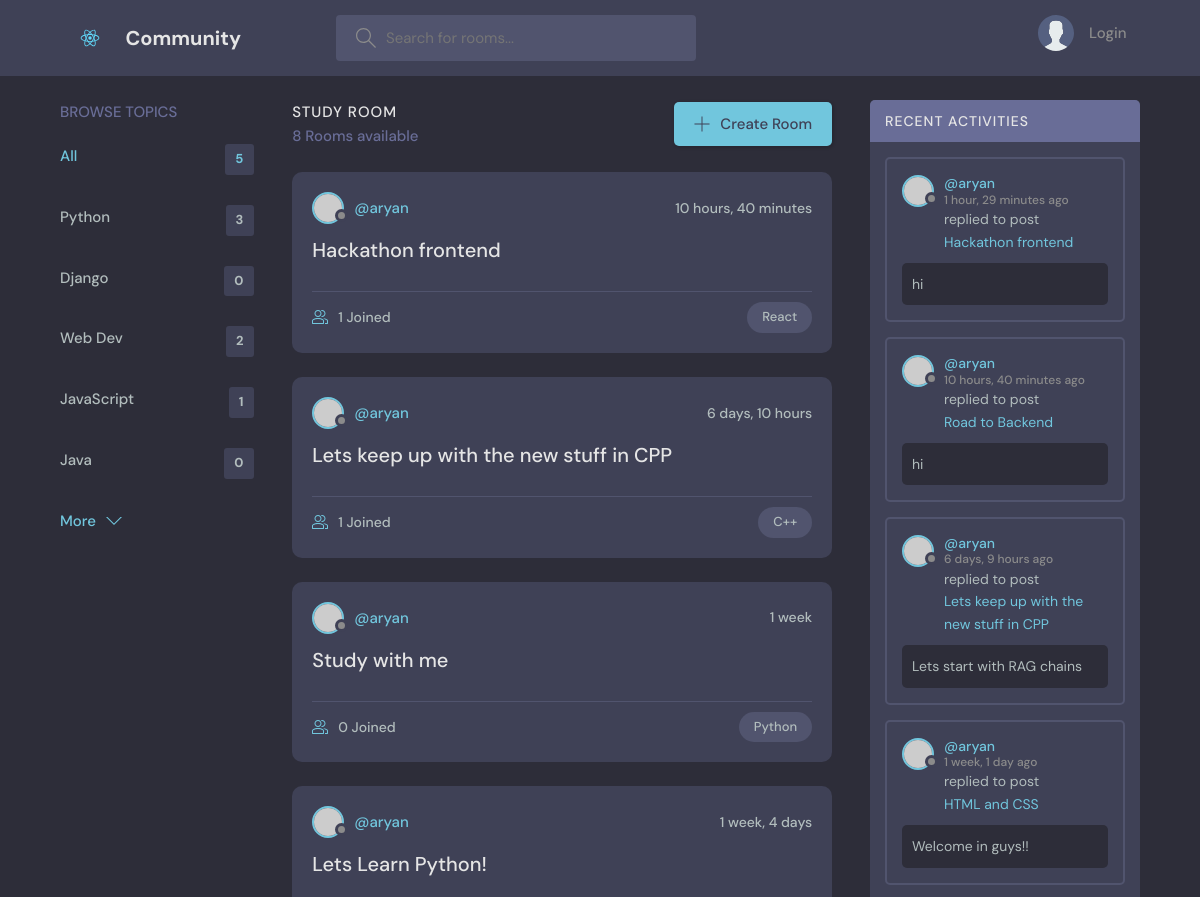
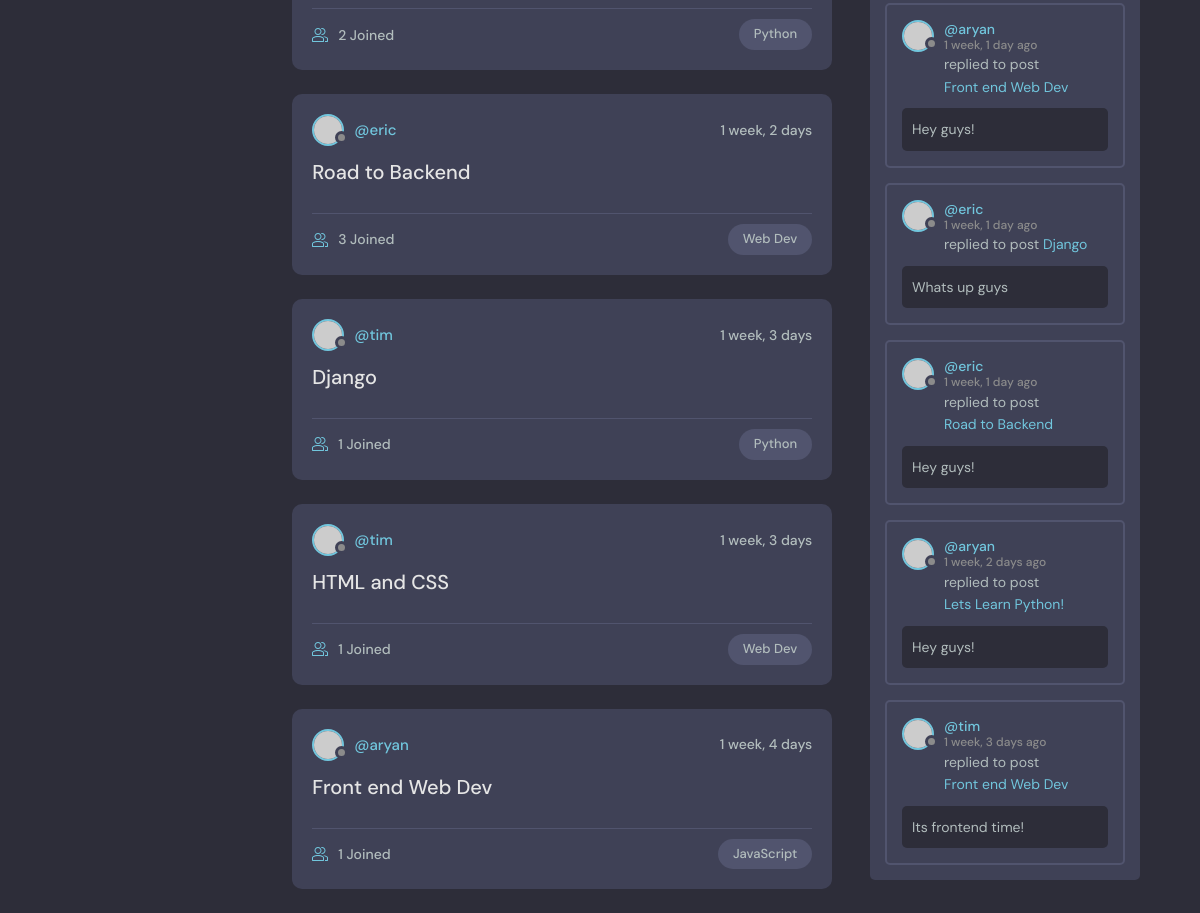
The page / on the database its author committed (2 pictures, top to bottom).
### base/models.py (models this page shows, shortened)
class Topic(models.Model):
    name = models.CharField(max_length=200)

class Room(models.Model):
    host = models.ForeignKey(User, on_delete=models.SET_NULL, null=True)
    topic = models.ForeignKey(Topic, on_delete=models.SET_NULL, null=True)
    name = models.CharField(max_length=200)
    description = models.TextField(null=True, blank=True) #can be null now
    participants = models.ManyToManyField(User, related_name='participants', blank=True)
    updated = models.DateTimeField(auto_now=True) # takes timestamp at every update
    created = models.DateTimeField(auto_now_add=True) # saves only the creation time stamp
    class Meta:
        ordering = ['-updated', '-created']
    def __str__(self):
        return self.name

class Message(models.Model):
    user = models.ForeignKey(User, on_delete=models.CASCADE)
    body = models.TextField()
    room = models.ForeignKey(Room, on_delete=models.CASCADE)
    updated = models.DateTimeField(auto_now=True) # takes timestamp at every update
    created = models.DateTimeField(auto_now_add=True) # saves only the creation time stamp# if room is deleted, all messages are deleted
    class Meta:
        ordering = ['-updated' ,'-created']
    def __str__(self):
        return self.body[0:50]

### base/views.py (the view)
# urls.py: path('', views.home, name = "home"),
def home(request):
    q = request.GET.get('q') if request.GET.get('q') != None else ''
    rooms = Room.objects.filter(
        Q(topic__name__icontains=q) |
        Q(name__icontains=q) |
        Q(description__icontains=q)
        )
    topics = Topic.objects.all()[0:5]
    room_count = rooms.count()
    room_messages = Message.objects.filter(Q(room__topic__name__icontains=q))
    context = {'rooms': rooms, 'topics': topics, 'room_count': room_count, 'room_messages': room_messages}
    return render(request, 'base/home.html', context)

### base/templates/base/home.html (shortened to what this page needs)
{% extends 'main.html' %}
{% block content %}
  <body>
    <main class="layout layout--3">
      <div class="container">
        {% include 'base/topics_component.html' %}
        <div class="roomList">
          <div class="roomList__header">
            <div>
              <h2>Study Room</h2>
              <p>{{ room_count }} Rooms available</p>
            </div>
            <a class="btn btn--main" href="{% url 'create-room' %}">
              <svg version="1.1" xmlns="http://www.w3.org/2000/svg" width="32" height="32" viewBox="0 0 32 32">
                <title>add</title>
                <path
                  d="M16.943 0.943h-1.885v14.115h-14.115v1.885h14.115v14.115h1.885v-14.115h14.115v-1.885h-14.115v-14.115z"
                ></path>
              </svg>
              Create Room
            </a>
          </div>
          {% include 'base/feed_component.html' %}
        </div>
        {% include 'base/activity_component.html' %}
      </div>
    </main>
{% endblock content %}

### base/templates/base/topics_component.html (shortened to what this page needs)
<div class="topics">
    <div class="topics__header">
      <h2>Browse Topics</h2>
    </div>
    <ul class="topics__list">
        <li>
            <a href="{% url 'home' %}" class="active">All <span>{{topics.count}}</span></a>
        </li>
        {% for topic in topics %}
        <li>
            <a href="{% url 'home' %}?q={{topic.name}}">{{topic.name}}<span>{{topic.room_set.all.count}}</span></a>
        </li>
        {% endfor %}
    </ul>
    <a class="btn btn--link" href="{% url 'topics' %}">
      More
      <svg version="1.1" xmlns="http://www.w3.org/2000/svg" width="32" height="32" viewBox="0 0 32 32">
        <title>chevron-down</title>
        <path d="M16 21l-13-13h-3l16 16 16-16h-3l-13 13z"></path>
      </svg>
    </a>
  </div>

### base/templates/base/feed_component.html (shortened to what this page needs)
{% for room in rooms %}
<div class="roomListRoom">
    <div class="roomListRoom__header">
      <a href="{% url 'user-profile' room.host.id %}" class="roomListRoom__author">
        <div class="avatar avatar--small">
          <img src="https://randomuser.me/api/portraits/women/11.jpg" />
        </div>
        <span>@{{room.host.username}}</span>
      </a>
      <div class="roomListRoom__actions">
        <span>{{room.created|timesince}}</span>
      </div>
    </div>
    <div class="roomListRoom__content">
      <a href="{% url 'room' room.id %}">{{room.name}}</a>
    </div>
    <div class="roomListRoom__meta">
      <a href="{% url 'room' room.id %}" class="roomListRoom__joined">
        {{room.participants.all.count}} Joined
      </a>
      <p class="roomListRoom__topic">{{room.topic.name}}</p>
    </div>
  </div>
  {% endfor %}

### base/templates/base/activity_component.html (shortened to what this page needs)
<div class="activities">
    <div class="activities__header">
      <h2>Recent Activities</h2>
    </div>
    {% for message in room_messages %}
    <div class="activities__box">
      <div class="activities__boxHeader roomListRoom__header">
        <a href="{% url 'user-profile' message.user.id %}" class="roomListRoom__author">
          <div class="avatar avatar--small">
            <img src="https://randomuser.me/api/portraits/women/11.jpg" />
          </div>
          <p>
            @{{message.user}}
            <span>{{message.created|timesince}} ago</span>
          </p>
        </a>
      </div>
      <div class="activities__boxContent">
        <p>replied to post <a href="{% url 'room' message.room.id %}">{{message.room}}</a></p>
        <div class="activities__boxRoomContent">
          {{message.body}}
        </div>
      </div>
    </div>
    {% endfor %}
  </div>

### static/styles/test.css (style rules this page uses)
* { box-sizing: border-box; margin: 0; padding: 0; }
body { font-family: 'Nunito', sans-serif; font-weight: 400; font-size: 100%; background: #2d2d39; color: #e5e5e5; }
*, html { --primaryGradient: linear-gradient(93.12deg, #581B98 0.52%, #9C1DE7 100%); --secondaryGradient: linear-gradient(268.91deg, #581B98 -2.14%, #9C1DE7 99.69%); --primaryBoxShadow: 0px 10px 15px rgba(0, 0, 0, 0.3); --secondaryBoxShadow: 0px -10px 15px rgba(0, 0, 0, 0.3); --primary: #581B98; }

### rows shown on the page
Topic: name "Python", room_set.all.count "3"
Topic: name "Django", room_set.all.count "0"
Topic: name "Web Dev", room_set.all.count "2"
Topic: name "JavaScript", room_set.all.count "1"
Topic: name "Java", room_set.all.count "0"
Room: host.username "aryan", created "10 hours, 40 minutes", name "Hackathon frontend", participants.all.count "1", topic.name "React"
Room: host.username "aryan", created "6 days, 10 hours", name "Lets keep up with the new stuff in CPP", participants.all.count "1", topic.name "C++"
Room: host.username "aryan", created "1 week", name "Study with me", participants.all.count "0", topic.name "Python"
Room: host.username "aryan", created "1 week, 4 days", name "Lets Learn Python!", participants.all.count "2", topic.name "Python"
Room: host.username "eric", created "1 week, 2 days", name "Road to Backend", participants.all.count "3", topic.name "Web Dev"
Room: host.username "tim", created "1 week, 3 days", name "Django", participants.all.count "1", topic.name "Python"
Room: host.username "tim", created "1 week, 3 days", name "HTML and CSS", participants.all.count "1", topic.name "Web Dev"
Room: host.username "aryan", created "1 week, 4 days", name "Front end Web Dev", participants.all.count "1", topic.name "JavaScript"
Message: user "aryan", created "1 hour, 29 minutes", room "Hackathon frontend", body "hi"
Message: user "aryan", created "10 hours, 40 minutes", room "Road to Backend", body "hi"
Message: user "aryan", created "6 days, 9 hours", room "Lets keep up with the new stuff in CPP", body "Lets start with RAG chains"
Message: user "aryan", created "1 week, 1 day", room "HTML and CSS", body "Welcome in guys!!"
Message: user "aryan", created "1 week, 1 day", room "Front end Web Dev", body "Hey guys!"
Message: user "eric", created "1 week, 1 day", room "Django", body "Whats up guys"
Message: user "eric", created "1 week, 1 day", room "Road to Backend", body "Hey guys!"
Message: user "aryan", created "1 week, 2 days", room "Lets Learn Python!", body "Hey guys!"
Message: user "tim", created "1 week, 3 days", room "Front end Web Dev", body "Its frontend time!"

### other values the page prints
{{ topics.count }} "5"
{{ room_count }} "8"
